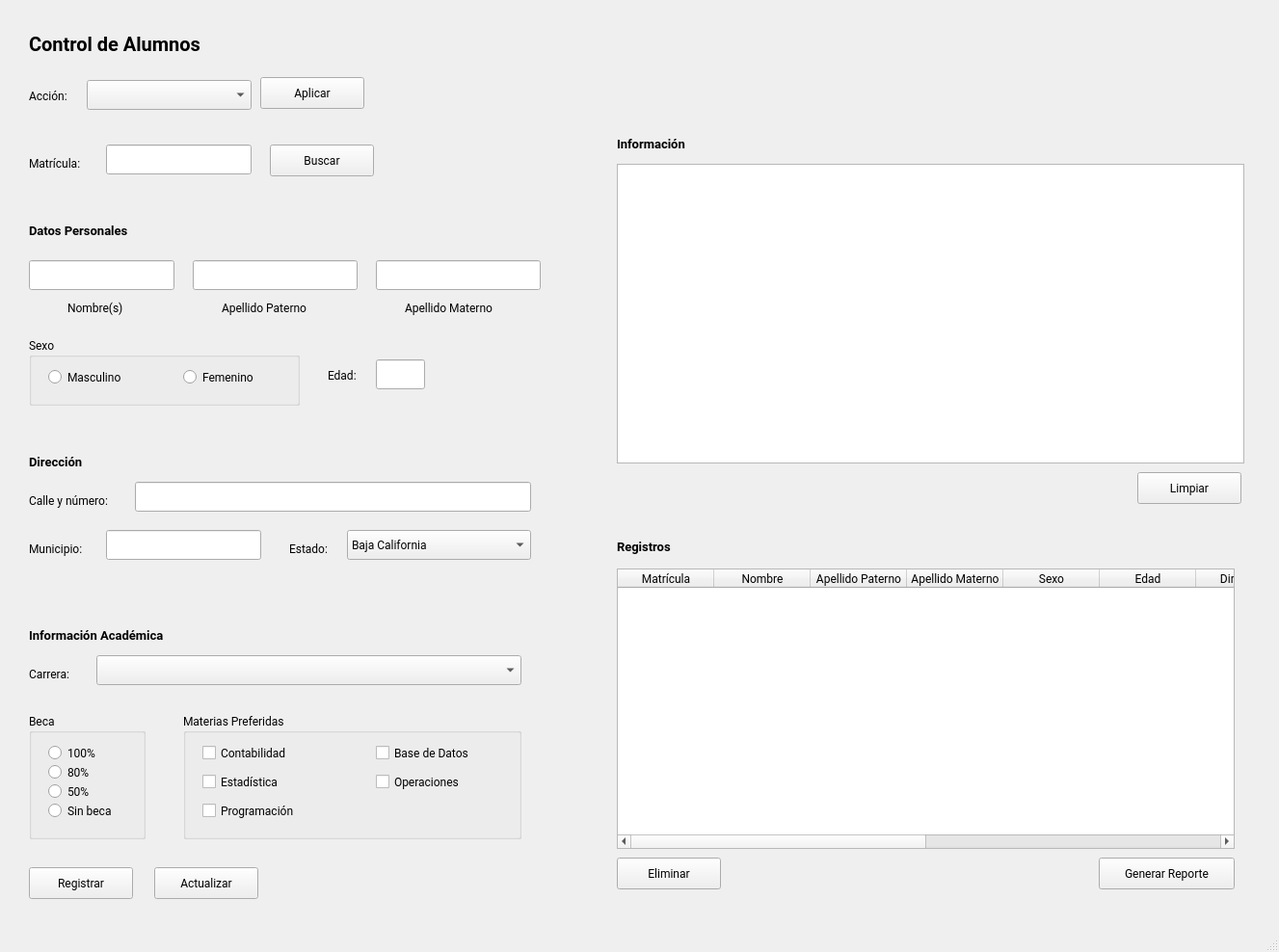
<?xml version="1.0" encoding="UTF-8"?>
<ui version="4.0">
 <class>MainWindow</class>
 <widget class="QMainWindow" name="MainWindow">
  <property name="geometry">
   <rect>
    <x>0</x>
    <y>0</y>
    <width>1327</width>
    <height>988</height>
   </rect>
  </property>
  <property name="font">
   <font>
    <family>Roboto</family>
   </font>
  </property>
  <property name="windowTitle">
   <string>MainWindow</string>
  </property>
  <property name="autoFillBackground">
   <bool>false</bool>
  </property>
  <widget class="QWidget" name="centralwidget">
   <widget class="QLabel" name="label">
    <property name="geometry">
     <rect>
      <x>30</x>
      <y>20</y>
      <width>271</width>
      <height>51</height>
     </rect>
    </property>
    <property name="font">
     <font>
      <pointsize>15</pointsize>
      <weight>75</weight>
      <bold>true</bold>
     </font>
    </property>
    <property name="text">
     <string>Control de Alumnos</string>
    </property>
   </widget>
   <widget class="QLabel" name="label_2">
    <property name="geometry">
     <rect>
      <x>30</x>
      <y>160</y>
      <width>71</width>
      <height>18</height>
     </rect>
    </property>
    <property name="text">
     <string>Matrícula:</string>
    </property>
   </widget>
   <widget class="QLineEdit" name="txtMatricula">
    <property name="geometry">
     <rect>
      <x>110</x>
      <y>150</y>
      <width>151</width>
      <height>31</height>
     </rect>
    </property>
    <property name="alignment">
     <set>Qt::AlignCenter</set>
    </property>
    <property name="clearButtonEnabled">
     <bool>true</bool>
    </property>
   </widget>
   <widget class="QPushButton" name="btnBuscar">
    <property name="geometry">
     <rect>
      <x>280</x>
      <y>150</y>
      <width>108</width>
      <height>33</height>
     </rect>
    </property>
    <property name="text">
     <string>Buscar</string>
    </property>
   </widget>
   <widget class="QLabel" name="label_3">
    <property name="geometry">
     <rect>
      <x>30</x>
      <y>230</y>
      <width>151</width>
      <height>18</height>
     </rect>
    </property>
    <property name="font">
     <font>
      <pointsize>10</pointsize>
      <weight>75</weight>
      <bold>true</bold>
     </font>
    </property>
    <property name="text">
     <string>Datos Personales</string>
    </property>
   </widget>
   <widget class="QLineEdit" name="txtNombre">
    <property name="geometry">
     <rect>
      <x>30</x>
      <y>270</y>
      <width>151</width>
      <height>31</height>
     </rect>
    </property>
    <property name="alignment">
     <set>Qt::AlignCenter</set>
    </property>
   </widget>
   <widget class="QLineEdit" name="txtPaterno">
    <property name="geometry">
     <rect>
      <x>200</x>
      <y>270</y>
      <width>171</width>
      <height>31</height>
     </rect>
    </property>
    <property name="alignment">
     <set>Qt::AlignCenter</set>
    </property>
   </widget>
   <widget class="QLabel" name="label_4">
    <property name="geometry">
     <rect>
      <x>70</x>
      <y>310</y>
      <width>71</width>
      <height>18</height>
     </rect>
    </property>
    <property name="text">
     <string>Nombre(s)</string>
    </property>
   </widget>
   <widget class="QLabel" name="label_5">
    <property name="geometry">
     <rect>
      <x>230</x>
      <y>310</y>
      <width>111</width>
      <height>18</height>
     </rect>
    </property>
    <property name="text">
     <string>Apellido Paterno</string>
    </property>
   </widget>
   <widget class="QLabel" name="label_6">
    <property name="geometry">
     <rect>
      <x>420</x>
      <y>310</y>
      <width>121</width>
      <height>18</height>
     </rect>
    </property>
    <property name="text">
     <string>Apellido Materno</string>
    </property>
   </widget>
   <widget class="QLineEdit" name="txtMaterno">
    <property name="geometry">
     <rect>
      <x>390</x>
      <y>270</y>
      <width>171</width>
      <height>31</height>
     </rect>
    </property>
    <property name="alignment">
     <set>Qt::AlignCenter</set>
    </property>
   </widget>
   <widget class="QGroupBox" name="groupBox">
    <property name="geometry">
     <rect>
      <x>30</x>
      <y>350</y>
      <width>281</width>
      <height>71</height>
     </rect>
    </property>
    <property name="title">
     <string>Sexo</string>
    </property>
    <widget class="QRadioButton" name="rdbMasculino">
     <property name="geometry">
      <rect>
       <x>20</x>
       <y>30</y>
       <width>106</width>
       <height>22</height>
      </rect>
     </property>
     <property name="text">
      <string>Masculino</string>
     </property>
    </widget>
    <widget class="QRadioButton" name="rdbFemenino">
     <property name="geometry">
      <rect>
       <x>160</x>
       <y>30</y>
       <width>106</width>
       <height>22</height>
      </rect>
     </property>
     <property name="text">
      <string>Femenino</string>
     </property>
    </widget>
   </widget>
   <widget class="QLabel" name="label_7">
    <property name="geometry">
     <rect>
      <x>30</x>
      <y>470</y>
      <width>91</width>
      <height>18</height>
     </rect>
    </property>
    <property name="font">
     <font>
      <pointsize>10</pointsize>
      <weight>75</weight>
      <bold>true</bold>
     </font>
    </property>
    <property name="text">
     <string>Dirección</string>
    </property>
   </widget>
   <widget class="QLabel" name="label_8">
    <property name="geometry">
     <rect>
      <x>30</x>
      <y>510</y>
      <width>111</width>
      <height>18</height>
     </rect>
    </property>
    <property name="text">
     <string>Calle y número:</string>
    </property>
   </widget>
   <widget class="QLineEdit" name="txtDireccion">
    <property name="geometry">
     <rect>
      <x>140</x>
      <y>500</y>
      <width>411</width>
      <height>31</height>
     </rect>
    </property>
    <property name="alignment">
     <set>Qt::AlignCenter</set>
    </property>
   </widget>
   <widget class="QLabel" name="label_9">
    <property name="geometry">
     <rect>
      <x>30</x>
      <y>560</y>
      <width>71</width>
      <height>18</height>
     </rect>
    </property>
    <property name="text">
     <string>Municipio:</string>
    </property>
   </widget>
   <widget class="QLineEdit" name="txtMunicipio">
    <property name="geometry">
     <rect>
      <x>110</x>
      <y>550</y>
      <width>161</width>
      <height>31</height>
     </rect>
    </property>
    <property name="alignment">
     <set>Qt::AlignCenter</set>
    </property>
   </widget>
   <widget class="QLabel" name="label_10">
    <property name="geometry">
     <rect>
      <x>300</x>
      <y>560</y>
      <width>51</width>
      <height>18</height>
     </rect>
    </property>
    <property name="text">
     <string>Estado:</string>
    </property>
   </widget>
   <widget class="QComboBox" name="cmbEstado">
    <property name="geometry">
     <rect>
      <x>360</x>
      <y>550</y>
      <width>191</width>
      <height>31</height>
     </rect>
    </property>
    <property name="currentIndex">
     <number>1</number>
    </property>
    <property name="maxVisibleItems">
     <number>10</number>
    </property>
    <item>
     <property name="text">
      <string>Aguascalientes</string>
     </property>
    </item>
    <item>
     <property name="text">
      <string>Baja California</string>
     </property>
    </item>
    <item>
     <property name="text">
      <string>Baja California Sur</string>
     </property>
    </item>
    <item>
     <property name="text">
      <string>Campeche</string>
     </property>
    </item>
    <item>
     <property name="text">
      <string>Chiapas</string>
     </property>
    </item>
    <item>
     <property name="text">
      <string>Chihuahua</string>
     </property>
    </item>
    <item>
     <property name="text">
      <string>Ciudad de México</string>
     </property>
    </item>
    <item>
     <property name="text">
      <string>Coahuila</string>
     </property>
    </item>
    <item>
     <property name="text">
      <string>Durango</string>
     </property>
    </item>
    <item>
     <property name="text">
      <string>Guanajuato</string>
     </property>
    </item>
    <item>
     <property name="text">
      <string>Guerrero</string>
     </property>
    </item>
    <item>
     <property name="text">
      <string>Hidalgo</string>
     </property>
    </item>
    <item>
     <property name="text">
      <string>Jalisco</string>
     </property>
    </item>
    <item>
     <property name="text">
      <string>Edomex</string>
     </property>
    </item>
    <item>
     <property name="text">
      <string>Michoacan</string>
     </property>
    </item>
    <item>
     <property name="text">
      <string>Morelos</string>
     </property>
    </item>
    <item>
     <property name="text">
      <string>Nayarit</string>
     </property>
    </item>
    <item>
     <property name="text">
      <string>Nuevo León</string>
     </property>
    </item>
    <item>
     <property name="text">
      <string>Oaxaca</string>
     </property>
    </item>
    <item>
     <property name="text">
      <string>Puebla</string>
     </property>
    </item>
    <item>
     <property name="text">
      <string>Queretaro</string>
     </property>
    </item>
    <item>
     <property name="text">
      <string>Quintana Roo</string>
     </property>
    </item>
    <item>
     <property name="text">
      <string>San Luis Potosí</string>
     </property>
    </item>
    <item>
     <property name="text">
      <string>Sinaloa</string>
     </property>
    </item>
    <item>
     <property name="text">
      <string>Sonora</string>
     </property>
    </item>
    <item>
     <property name="text">
      <string>Tabasco</string>
     </property>
    </item>
    <item>
     <property name="text">
      <string>Tamaulipas</string>
     </property>
    </item>
    <item>
     <property name="text">
      <string>Tlaxcala</string>
     </property>
    </item>
    <item>
     <property name="text">
      <string>Veracruz</string>
     </property>
    </item>
    <item>
     <property name="text">
      <string>Yucatán</string>
     </property>
    </item>
    <item>
     <property name="text">
      <string>Zacatecas</string>
     </property>
    </item>
   </widget>
   <widget class="QLabel" name="label_11">
    <property name="geometry">
     <rect>
      <x>30</x>
      <y>650</y>
      <width>211</width>
      <height>18</height>
     </rect>
    </property>
    <property name="font">
     <font>
      <pointsize>10</pointsize>
      <weight>75</weight>
      <bold>true</bold>
     </font>
    </property>
    <property name="text">
     <string>Información Académica</string>
    </property>
   </widget>
   <widget class="QLabel" name="label_12">
    <property name="geometry">
     <rect>
      <x>30</x>
      <y>690</y>
      <width>61</width>
      <height>18</height>
     </rect>
    </property>
    <property name="text">
     <string>Carrera:</string>
    </property>
   </widget>
   <widget class="QComboBox" name="cmbCarrera">
    <property name="geometry">
     <rect>
      <x>100</x>
      <y>680</y>
      <width>441</width>
      <height>31</height>
     </rect>
    </property>
    <property name="currentIndex">
     <number>-1</number>
    </property>
    <item>
     <property name="text">
      <string>Licenciado en Gestión de la Responsabilidad Social</string>
     </property>
    </item>
    <item>
     <property name="text">
      <string>Licenciado en Contador Público</string>
     </property>
    </item>
    <item>
     <property name="text">
      <string>Licenciado en Administración</string>
     </property>
    </item>
    <item>
     <property name="text">
      <string>Licenciado en Negocios Internacionales</string>
     </property>
    </item>
    <item>
     <property name="text">
      <string>Licenciado en Tecnologías de Información</string>
     </property>
    </item>
   </widget>
   <widget class="QGroupBox" name="groupBox_3">
    <property name="geometry">
     <rect>
      <x>190</x>
      <y>740</y>
      <width>351</width>
      <height>131</height>
     </rect>
    </property>
    <property name="title">
     <string>Materias Preferidas</string>
    </property>
    <widget class="QCheckBox" name="ckbContabilidad">
     <property name="geometry">
      <rect>
       <x>20</x>
       <y>30</y>
       <width>121</width>
       <height>22</height>
      </rect>
     </property>
     <property name="text">
      <string>Contabilidad</string>
     </property>
    </widget>
    <widget class="QCheckBox" name="ckbEstadistica">
     <property name="geometry">
      <rect>
       <x>20</x>
       <y>60</y>
       <width>111</width>
       <height>22</height>
      </rect>
     </property>
     <property name="text">
      <string>Estadística</string>
     </property>
    </widget>
    <widget class="QCheckBox" name="ckbProgramacion">
     <property name="geometry">
      <rect>
       <x>20</x>
       <y>90</y>
       <width>131</width>
       <height>22</height>
      </rect>
     </property>
     <property name="text">
      <string>Programación</string>
     </property>
    </widget>
    <widget class="QCheckBox" name="ckbBD">
     <property name="geometry">
      <rect>
       <x>200</x>
       <y>30</y>
       <width>131</width>
       <height>22</height>
      </rect>
     </property>
     <property name="text">
      <string>Base de Datos</string>
     </property>
    </widget>
    <widget class="QCheckBox" name="ckbOperaciones">
     <property name="geometry">
      <rect>
       <x>200</x>
       <y>60</y>
       <width>131</width>
       <height>22</height>
      </rect>
     </property>
     <property name="text">
      <string>Operaciones</string>
     </property>
    </widget>
   </widget>
   <widget class="QGroupBox" name="groupBox_2">
    <property name="geometry">
     <rect>
      <x>30</x>
      <y>740</y>
      <width>121</width>
      <height>131</height>
     </rect>
    </property>
    <property name="title">
     <string>Beca</string>
    </property>
    <widget class="QRadioButton" name="rdb100">
     <property name="geometry">
      <rect>
       <x>20</x>
       <y>30</y>
       <width>71</width>
       <height>22</height>
      </rect>
     </property>
     <property name="text">
      <string>100%</string>
     </property>
    </widget>
    <widget class="QRadioButton" name="rdb80">
     <property name="geometry">
      <rect>
       <x>20</x>
       <y>50</y>
       <width>61</width>
       <height>22</height>
      </rect>
     </property>
     <property name="text">
      <string>80%</string>
     </property>
    </widget>
    <widget class="QRadioButton" name="rdb50">
     <property name="geometry">
      <rect>
       <x>20</x>
       <y>70</y>
       <width>61</width>
       <height>22</height>
      </rect>
     </property>
     <property name="text">
      <string>50%</string>
     </property>
    </widget>
    <widget class="QRadioButton" name="rdbNA">
     <property name="geometry">
      <rect>
       <x>20</x>
       <y>90</y>
       <width>91</width>
       <height>22</height>
      </rect>
     </property>
     <property name="text">
      <string>Sin beca</string>
     </property>
    </widget>
   </widget>
   <widget class="QPushButton" name="btnRegistrar">
    <property name="geometry">
     <rect>
      <x>30</x>
      <y>900</y>
      <width>108</width>
      <height>33</height>
     </rect>
    </property>
    <property name="text">
     <string>Registrar</string>
    </property>
    <property name="checkable">
     <bool>false</bool>
    </property>
    <property name="autoDefault">
     <bool>false</bool>
    </property>
    <property name="default">
     <bool>false</bool>
    </property>
    <property name="flat">
     <bool>false</bool>
    </property>
   </widget>
   <widget class="QPushButton" name="btnActualizar">
    <property name="geometry">
     <rect>
      <x>160</x>
      <y>900</y>
      <width>108</width>
      <height>33</height>
     </rect>
    </property>
    <property name="text">
     <string>Actualizar</string>
    </property>
    <property name="checkable">
     <bool>false</bool>
    </property>
   </widget>
   <widget class="QLabel" name="label_13">
    <property name="geometry">
     <rect>
      <x>640</x>
      <y>140</y>
      <width>111</width>
      <height>18</height>
     </rect>
    </property>
    <property name="font">
     <font>
      <pointsize>10</pointsize>
      <weight>75</weight>
      <bold>true</bold>
     </font>
    </property>
    <property name="text">
     <string>Información</string>
    </property>
   </widget>
   <widget class="QTextEdit" name="txtPantalla">
    <property name="geometry">
     <rect>
      <x>640</x>
      <y>170</y>
      <width>651</width>
      <height>311</height>
     </rect>
    </property>
    <property name="readOnly">
     <bool>true</bool>
    </property>
   </widget>
   <widget class="QPushButton" name="btnLimpiar">
    <property name="geometry">
     <rect>
      <x>1180</x>
      <y>490</y>
      <width>108</width>
      <height>33</height>
     </rect>
    </property>
    <property name="text">
     <string>Limpiar</string>
    </property>
   </widget>
   <widget class="QLabel" name="label_14">
    <property name="geometry">
     <rect>
      <x>640</x>
      <y>557</y>
      <width>111</width>
      <height>21</height>
     </rect>
    </property>
    <property name="font">
     <font>
      <pointsize>10</pointsize>
      <weight>75</weight>
      <bold>true</bold>
     </font>
    </property>
    <property name="text">
     <string>Registros</string>
    </property>
   </widget>
   <widget class="QTableWidget" name="tbwTabla">
    <property name="geometry">
     <rect>
      <x>640</x>
      <y>590</y>
      <width>641</width>
      <height>291</height>
     </rect>
    </property>
    <column>
     <property name="text">
      <string>Matrícula</string>
     </property>
    </column>
    <column>
     <property name="text">
      <string>Nombre</string>
     </property>
    </column>
    <column>
     <property name="text">
      <string>Apellido Paterno</string>
     </property>
    </column>
    <column>
     <property name="text">
      <string>Apellido Materno</string>
     </property>
    </column>
    <column>
     <property name="text">
      <string>Sexo</string>
     </property>
    </column>
    <column>
     <property name="text">
      <string>Edad</string>
     </property>
    </column>
    <column>
     <property name="text">
      <string>Dirección</string>
     </property>
    </column>
    <column>
     <property name="text">
      <string>Municipio</string>
     </property>
    </column>
    <column>
     <property name="text">
      <string>Estado</string>
     </property>
    </column>
    <column>
     <property name="text">
      <string>Carrera</string>
     </property>
    </column>
    <column>
     <property name="text">
      <string>Beca</string>
     </property>
    </column>
    <column>
     <property name="text">
      <string>Materias</string>
     </property>
    </column>
   </widget>
   <widget class="QPushButton" name="btnEliminar">
    <property name="geometry">
     <rect>
      <x>640</x>
      <y>890</y>
      <width>108</width>
      <height>33</height>
     </rect>
    </property>
    <property name="text">
     <string>Eliminar</string>
    </property>
   </widget>
   <widget class="QPushButton" name="btnReporte">
    <property name="geometry">
     <rect>
      <x>1140</x>
      <y>890</y>
      <width>141</width>
      <height>33</height>
     </rect>
    </property>
    <property name="text">
     <string>Generar Reporte</string>
    </property>
   </widget>
   <widget class="QLabel" name="label_15">
    <property name="geometry">
     <rect>
      <x>340</x>
      <y>380</y>
      <width>41</width>
      <height>18</height>
     </rect>
    </property>
    <property name="text">
     <string>Edad:</string>
    </property>
   </widget>
   <widget class="QLineEdit" name="txtEdad">
    <property name="geometry">
     <rect>
      <x>390</x>
      <y>373</y>
      <width>51</width>
      <height>31</height>
     </rect>
    </property>
   </widget>
   <widget class="QLabel" name="label_16">
    <property name="geometry">
     <rect>
      <x>30</x>
      <y>90</y>
      <width>64</width>
      <height>18</height>
     </rect>
    </property>
    <property name="text">
     <string>Acción:</string>
    </property>
   </widget>
   <widget class="QComboBox" name="cmbAccion">
    <property name="geometry">
     <rect>
      <x>90</x>
      <y>83</y>
      <width>171</width>
      <height>31</height>
     </rect>
    </property>
    <property name="currentIndex">
     <number>-1</number>
    </property>
    <item>
     <property name="text">
      <string>Registrar</string>
     </property>
    </item>
    <item>
     <property name="text">
      <string>Actualizar</string>
     </property>
    </item>
   </widget>
   <widget class="QPushButton" name="btnAplicar">
    <property name="geometry">
     <rect>
      <x>270</x>
      <y>80</y>
      <width>108</width>
      <height>33</height>
     </rect>
    </property>
    <property name="text">
     <string>Aplicar</string>
    </property>
   </widget>
  </widget>
  <widget class="QStatusBar" name="statusbar"/>
 </widget>
 <tabstops>
  <tabstop>cmbAccion</tabstop>
  <tabstop>btnAplicar</tabstop>
  <tabstop>txtMatricula</tabstop>
  <tabstop>btnBuscar</tabstop>
  <tabstop>txtNombre</tabstop>
  <tabstop>txtPaterno</tabstop>
  <tabstop>txtMaterno</tabstop>
  <tabstop>rdbMasculino</tabstop>
  <tabstop>rdbFemenino</tabstop>
  <tabstop>txtEdad</tabstop>
  <tabstop>txtDireccion</tabstop>
  <tabstop>txtMunicipio</tabstop>
  <tabstop>cmbEstado</tabstop>
  <tabstop>cmbCarrera</tabstop>
  <tabstop>rdb50</tabstop>
  <tabstop>rdb100</tabstop>
  <tabstop>rdb80</tabstop>
  <tabstop>rdbNA</tabstop>
  <tabstop>ckbContabilidad</tabstop>
  <tabstop>ckbEstadistica</tabstop>
  <tabstop>ckbProgramacion</tabstop>
  <tabstop>ckbBD</tabstop>
  <tabstop>ckbOperaciones</tabstop>
  <tabstop>btnRegistrar</tabstop>
  <tabstop>btnActualizar</tabstop>
  <tabstop>btnLimpiar</tabstop>
  <tabstop>btnEliminar</tabstop>
  <tabstop>btnReporte</tabstop>
  <tabstop>txtPantalla</tabstop>
  <tabstop>tbwTabla</tabstop>
 </tabstops>
 <resources/>
 <connections/>
</ui>
